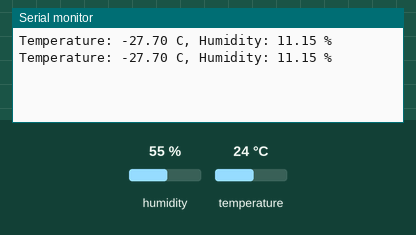
This sketch was run on a simulated ESP32. Parts: the last lines printed to the serial monitor. Wiring (inferred from the names in the program): AHT10/20 sensor at I2C address 0x38. The inputs (shaded band) are chosen by the test bench; at power-on: humidity 55 %, temperature 24 °C.

Above: at 1.2 s.
1.3 s: humidity set to 22 %
At 2.6 s:
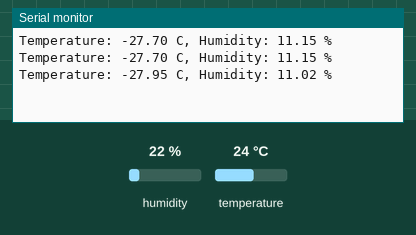
2.8 s: humidity set to 40 %
At 3.8 s:
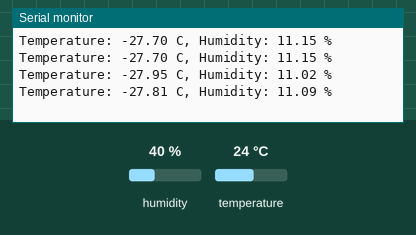
Timing chart, 0 to 5.8 s (numbered marks = the images above; inputs shaded):
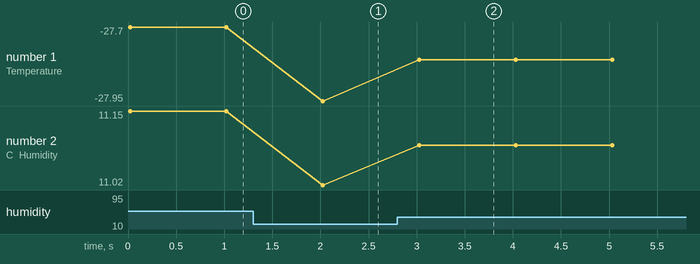

The sketch:

esp32-aht10.ino
```cpp
#include <Wire.h>

// Define AHT10 register addresses
#define AHT10_ADDR 0x38
#define CMD_MEASURE 0xAC
#define CMD_SOFTRESET 0xBA
#define STATUS_BUSY_MASK 0x80

// Define I2C0 pins
#define SDA_PIN 21
#define SCL_PIN 22

// Global variables for sensor data
float temperature = 0.0;
float humidity = 0.0;

// Function to read AHT10 sensor
void readAHT10() {
  // Send measurement command to AHT10
  Wire.beginTransmission(AHT10_ADDR);
  Wire.write(CMD_MEASURE);
  Wire.write(0x33);
  Wire.write(0x00);
  Wire.endTransmission();

  // Wait for measurement to complete
  while (true) {
    Wire.beginTransmission(AHT10_ADDR);
    Wire.write(0x71);
    Wire.endTransmission(false);
    Wire.requestFrom(AHT10_ADDR, 1);
    if ((Wire.read() & STATUS_BUSY_MASK) == 0) break;
    delay(10);
  }

  // Read measurement data from AHT10
  Wire.beginTransmission(AHT10_ADDR);
  Wire.write(0x00);
  Wire.endTransmission(false);
  Wire.requestFrom(AHT10_ADDR, 6);
  uint8_t msb = Wire.read();
  uint8_t lsb = Wire.read();
  uint8_t cksum = Wire.read();
  uint32_t raw_data = ((msb << 16) | (lsb << 8) | cksum) >> 4;

  // Convert raw data to temperature and humidity
  temperature = (float)(raw_data * 200.0 / 1048576.0) - 50.0;
  humidity = (float)(raw_data * 100.0 / 1048576.0);
}

void setup() {
  // Initialize serial communication
  Serial.begin(9600);

  // Initialize I2C communication on I2C0 with custom SDA and SCL pins
  Wire.begin(SDA_PIN, SCL_PIN);

  // Soft reset AHT10
  Wire.beginTransmission(AHT10_ADDR);
  Wire.write(CMD_SOFTRESET);
  Wire.endTransmission();
  delay(20);
}

void loop() {
  // Read data from AHT10
  readAHT10();

  // Print temperature and humidity values to serial monitor
  Serial.print("Temperature: ");
  Serial.print(temperature, 2); // round to 2 decimal places
  Serial.print(" C, Humidity: ");
  Serial.print(humidity, 2); // round to 2 decimal places
  Serial.println(" %");

  // Wait 1 second before taking another measurement
  delay(1000);
}
```

Measured:
- after the input at 1.3 s, the serial monitor: prints a new line after 0.73 s (image 1)
- after the input at 2.8 s, the serial monitor: prints a new line after 0.23 s (image 2)
- plotted number 1: -27.7 → -27.95 after the input at 1.3 s, -27.95 → -27.81 after the input at 2.8 s
- plotted number 2: 11.15 → 11.02 after the input at 1.3 s, 11.02 → 11.09 after the input at 2.8 s
